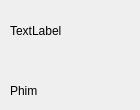
<?xml version="1.0" encoding="UTF-8"?>
<ui version="4.0">
 <class>Form</class>
 <widget class="QWidget" name="Form">
  <property name="geometry">
   <rect>
    <x>0</x>
    <y>0</y>
    <width>140</width>
    <height>110</height>
   </rect>
  </property>
  <property name="windowTitle">
   <string>Form</string>
  </property>
  <widget class="QLabel" name="label">
   <property name="geometry">
    <rect>
     <x>10</x>
     <y>0</y>
     <width>111</width>
     <height>61</height>
    </rect>
   </property>
   <property name="text">
    <string>TextLabel</string>
   </property>
  </widget>
  <widget class="QLabel" name="label_2">
   <property name="geometry">
    <rect>
     <x>10</x>
     <y>60</y>
     <width>111</width>
     <height>61</height>
    </rect>
   </property>
   <property name="text">
    <string>Phim</string>
   </property>
  </widget>
 </widget>
 <resources/>
 <connections/>
</ui>
